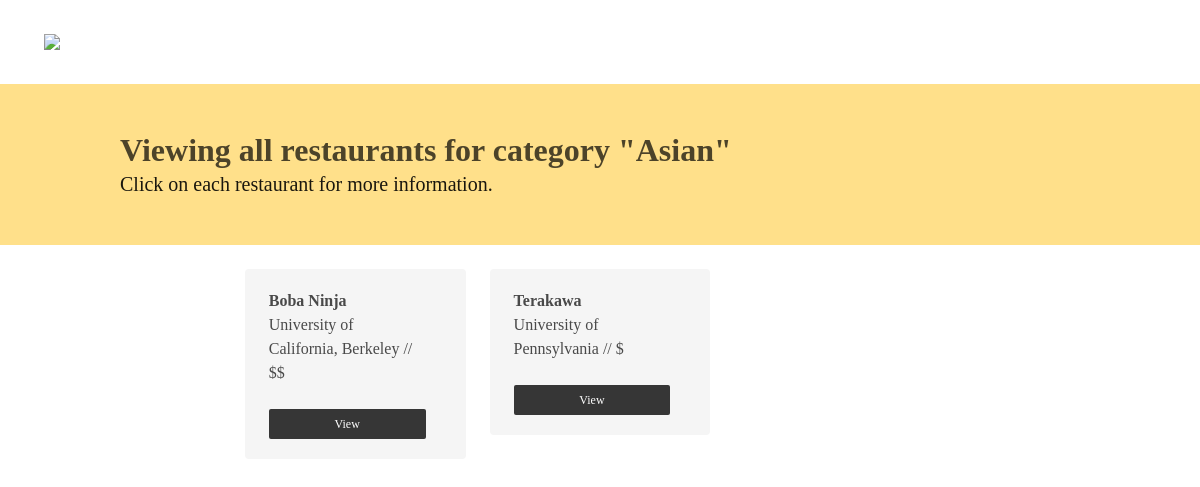
The page /category/5 on the database its author committed.
### restaurant/models.py (models this page shows, shortened)
class Category(models.Model):
    id = models.AutoField(primary_key=True)
    name = models.CharField(max_length=200)

class Restaurant(models.Model):
    user = models.ForeignKey(User, on_delete=models.CASCADE, null=True)
    admin = models.ForeignKey(RestaurantAdmin, on_delete=models.CASCADE, null=True)
    restaurant_name = models.CharField(max_length=200)
    price = models.CharField(max_length=4, default='$')
    description = models.TextField(null=True)
    address = models.CharField(max_length=200, null=True)
    school = models.CharField(max_length=200, null=True)
    categories = models.ManyToManyField(Category, related_name='categories', blank=True)
    location = models.ForeignKey(Location, null=True, on_delete=models.CASCADE)
    time = models.DateTimeField(auto_now=True, null=True)
    picture = models.CharField(max_length=600, null=True)
    followed_by = models.ManyToManyField(User, related_name='followed_by', blank=True)
    url = models.CharField(max_length=100, null=True)
    x_coord = models.FloatField(null=True)
    y_coord = models.FloatField(null=True)
    website = models.CharField(max_length=600, null=True)

### restaurant/views.py (the view)
# urls.py: path('category/<slug:id>', category, name="category"),
def category(request, id=None):
    category = Category.objects.get(id=id)
    restaurants = Restaurant.objects.filter(categories__id=category.id)
    return render(request, "category.html", {"category": category, "restaurants": restaurants})

### restaurant/templates/category.html
{% extends 'base.html' %}
{% block content %}
<section class="hero is-warning">
    <div class="hero-body">
      <div class="container">
        <h1 class="title">
          Viewing all restaurants for category "{{ category.name }}"
        </h1>
        <h2 class="subtitle">
          Click on each restaurant for more information.
        </h2>
      </div>
    </div>
</section>
<div class="columns">
    <div class="column is-one-fifth"></div>
    <div class="column">
        <br>
        <div class="columns is-multiline">
            {% for restaurant in restaurants %}
            <div class="column is-one-third">
                <div class="notification is-light">
                    <strong>{{ restaurant.restaurant_name }}</strong>
                    <p>{{ restaurant.school }} // {{ restaurant.price }}</p>
                    <br>
                    <a class="button is-small is-dark is-fullwidth" href="{% url 'restaurant' restaurant.url %}">View</a>
                 </div>
            </div>
            {% endfor %}
        </div>
    </div>
    <div class="column is-one-fifth"></div>
</div>
{% endblock %}

### restaurant/templates/base.html (style rules this page uses)
html * { font-family: 'Avenir'; font-weight: 400; }

### rows shown on the page
Category: name "Asian"
Restaurant: restaurant_name "Boba Ninja", school "University of California, Berkeley", price "$$"
Restaurant: restaurant_name "Terakawa", school "University of Pennsylvania", price "$"
